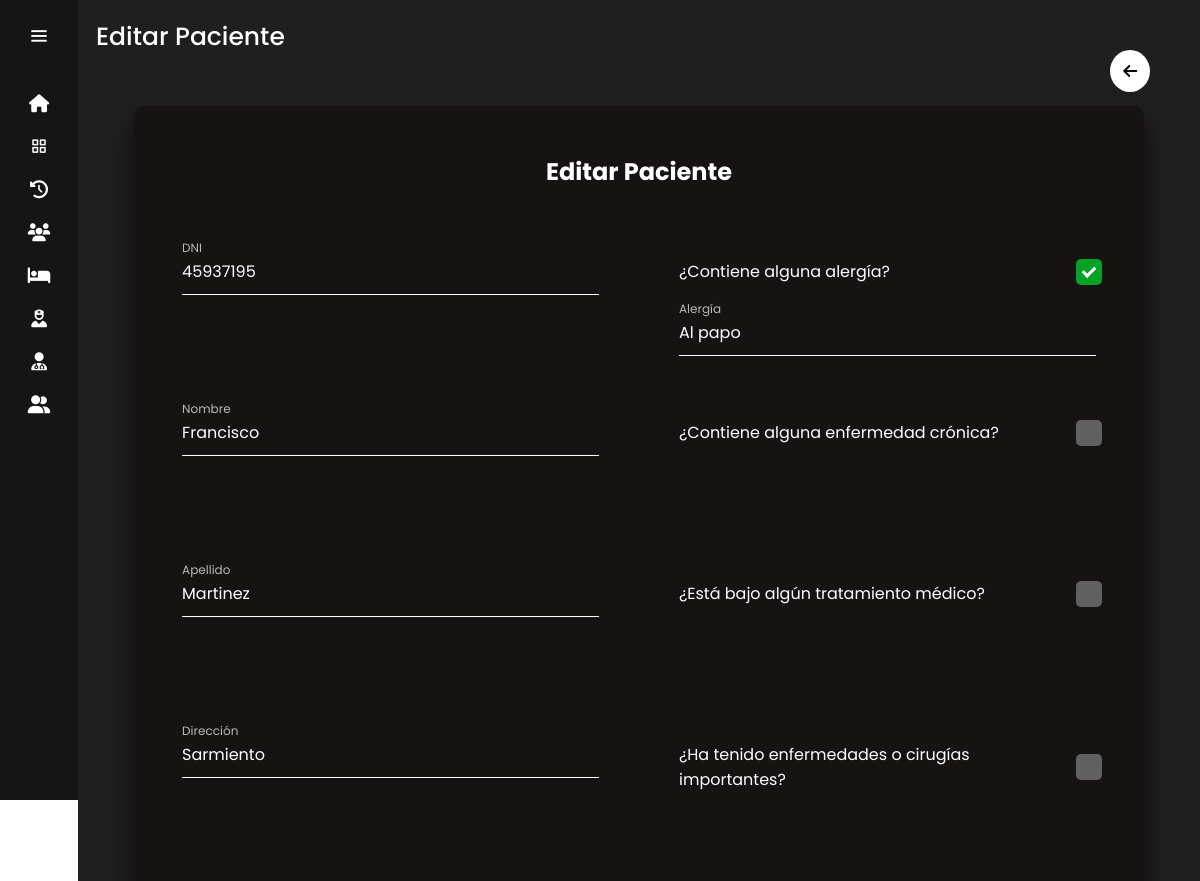
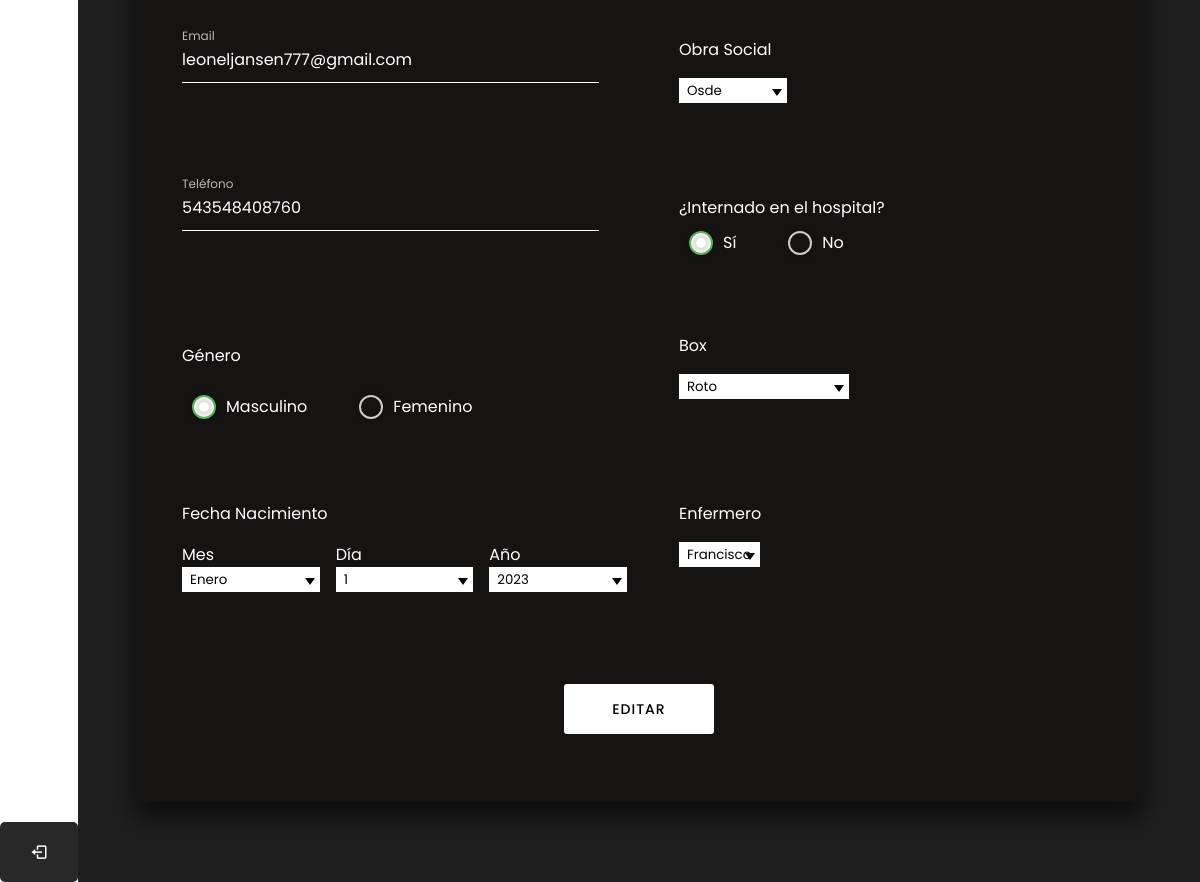
Screenshot of /editar_paciente/1/ (signed in) with the database file from the repository (2 pictures, top to bottom).
### sitio/models.py (models this page shows)
class Paciente(models.Model):
    DNI = models.CharField(max_length=8)
    nombre = models.CharField(max_length=255)
    apellido = models.CharField(max_length=255)
    direccion = models.TextField()
    email = models.EmailField()
    obra_social=models.CharField(max_length=30)
    fecha_nacimiento=models.DateField(null=True)
    genero=models.CharField(max_length=12, default='masculino')
    telefono = models.CharField(max_length=12)  # Puedes ajustar el patrón de validación según tu necesidad
    alergia = models.CharField(max_length=255, blank=True, default='No',null=True)
    enfermedad_cronica = models.CharField(max_length=255, blank=True, default='No',null=True)
    tratamiento_medico = models.CharField(max_length=255, blank=True, default='No',null=True)
    enfermedades_o_cirugias = models.TextField(max_length=255, blank=True, default='No',null=True)
    enfermero=models.ForeignKey(Enfermeros,on_delete=models.CASCADE)
    internado=models.CharField(max_length=2, default='No')
    sala=models.ForeignKey(Salas,on_delete=models.CASCADE)

class Enfermeros(models.Model):
    DNI = models.CharField(max_length=8)
    nombre = models.CharField(max_length=255)
    apellido = models.CharField(max_length=255)
    direccion = models.TextField()
    email = models.EmailField()
    fecha_nacimiento=models.DateField()
    genero=models.CharField(max_length=12, default='masculino')
    telefono = models.CharField(max_length=12)
    lunesMI = models.TimeField(null=True)
    lunesMF = models.TimeField(null=True)
    lunesTI = models.TimeField(null=True)
    lunesTF = models.TimeField(null=True)
    martesMI = models.TimeField(null=True)
    martesMF = models.TimeField(null=True)
    martesTI = models.TimeField(null=True)
    martesTF = models.TimeField(null=True)
    miercolesMI = models.TimeField(null=True)
    miercolesMF = models.TimeField(null=True)
    miercolesTI = models.TimeField(null=True)
    miercolesTF = models.TimeField(null=True)
    juevesMI = models.TimeField(null=True)
    juevesMF = models.TimeField(null=True)
    juevesTI = models.TimeField(null=True)
    juevesTF = models.TimeField(null=True)
    viernesMI = models.TimeField(null=True)
    viernesMF = models.TimeField(null=True)
    viernesTI = models.TimeField(null=True)
    viernesTF = models.TimeField(null=True)
    sabadoMI = models.TimeField(null=True)
    sabadoMF = models.TimeField(null=True)
    sabadoTI = models.TimeField(null=True)
    sabadoTF = models.TimeField(null=True)
    domingoMI = models.TimeField(null=True)
    domingoMF = models.TimeField(null=True)
    domingoTI = models.TimeField(null=True)
    domingoTF = models.TimeField(null=True)

class Salas(models.Model):
    nombre=models.CharField(max_length=50)
    tipo_sala=models.CharField(max_length=50)

### sitio/views.py (the view, shortened to what this page needs)
# urls.py: path('editar_paciente/<int:paciente_id>/',login_required(views.editar_paciente),name='editar_paciente'),
@user_passes_test(is_medico_admin_o_enfermero)
def editar_paciente (request,paciente_id):
    paciente = get_object_or_404(Paciente, id=paciente_id)
    enferme = Enfermeros.objects.all()
    sala= Salas.objects.all()
    valores = {'sala': sala, 'enfermeros': enferme, 'paciente': paciente}
    return render(request, 'editar_paciente.html',valores)

### sitio/views.py (called while the page is built)
def is_medico_admin_o_enfermero(user):
    return (
        user.groups.filter(name='Médico').exists() or
        user.groups.filter(name='Enfermero').exists() or
        user.groups.filter(name='ADMIN').exists()
    )

### sitio/templates/editar_paciente.html (shortened to what this page needs)
{% extends 'layouts/nav.html' %}
{% load static %}
{% block content %}
<head>
    <link rel="stylesheet" href="{% static '/styles/agregar_editar_pacientes_styles.css' %}">
</head>
    <div class="text">Editar Paciente</div>
    <div class="btn_volver">
        <a href="javascript:history.back(-1)"><i class="fa-solid fa-arrow-left"></i></a>
    </div>
    <div class="container_agregar_paciente">
        <form class="form_agregar_paciente" action="" method="post">
            <h2 class="tit_form_agregar_paciente">Editar Paciente</h2>
            <div class="user-box">
                <input type="text" value="{{ paciente.DNI }}" maxlength="8" name="dni" required id="dni">
                <label class="label_input">DNI</label>
            </div>
            <div class="checkbox_dropdowns">
                <div class="txt_chk_dropdown">
                    <label class="label_fijo">¿Contiene alguna alergía?</label>
                    <label class="checkbox_dropdown_container">
                        <div class="chk_dropdown"></div>
                    </label>
                </div>
                <div class="user-box" id="if_checked_alergia">
                    <input type="text" value="{{ paciente.alergia }}" name="alergia" maxlength="200" required disabled id="alergiaInput" maxlength="200">
                    <label class="label_input">Alergía</label>
                </div>
            </div>
            <div class="user-box">
                <input type="text" value="{{ paciente.nombre }}" name="nombre" maxlength="50" required id="nombreInput">
                <label class="label_input">Nombre</label>
            </div>
            <div class="checkbox_dropdowns">
                <div class="txt_chk_dropdown">
                    <label class="label_fijo">¿Contiene alguna enfermedad crónica?</label>
                    <label class="checkbox_dropdown_container">
                        <div class="chk_dropdown"></div>
                    </label>
                </div>
            </div>
            <div class="user-box">
                <input type="text" value="{{ paciente.apellido }}" name="apellido" required id="apellidoInput" maxlength="50">
                <label class="label_input">Apellido</label>
            </div>
            <div class="checkbox_dropdowns">
                <div class="txt_chk_dropdown">
                    <label class="label_fijo">¿Está bajo algún tratamiento médico?</label>
                    <label class="checkbox_dropdown_container">
                        <div class="chk_dropdown"></div>
                    </label>
                </div>
            </div>
            <div class="user-box">
                <input type="textarea" name="direccion" value="{{ paciente.direccion }}" required id="direccionInput" maxlength="200">
                <label class="label_input">Dirección</label>
            </div>
            <div class="checkbox_dropdowns">
                <div class="txt_chk_dropdown">
                    <label class="label_fijo">¿Ha tenido enfermedades o cirugías importantes?</label>
                    <label class="checkbox_dropdown_container">
                        <div class="chk_dropdown"></div>
                    </label>
                </div>
            </div>
            <div class="user-box email">
                <input type="email" value="{{ paciente.email }}" name="email" required>
                <label class="label_input">Email</label>
            </div>
            <div class="user-box select_container obra_social">
                <label class="label_select">Obra Social</label>
                <div class="select">
                    <select name="obra_social">
                        <option value="osde" {% if paciente.obra_social == "osde" %}selected{% endif %}>Osde</option>
                    </select>
                </div>
            </div>
            <div class="user-box telefono">
                <input type="tel" value="{{ paciente.telefono }}" name="telefono" required id="telefonoInput">
                <label class="label_input">Teléfono</label>
            </div>
            <div class="fec_nac">
                <label class="label_fec">Fecha Nacimiento</label>
                <div class="container_fec_nac">
                    <div class="mes_fec_nac">
                        <label class="label_fec">Mes</label>
                        <div class="select">
                            {% with paciente.fecha_nacimiento|date:"m" as mes %}
                            <select id="mes" name="mes">
                                <option value="1" {% if mes == "01" %}selected{% endif %}>Enero</option>
                            </select>
                            {% endwith %}
                        </div>
                    </div>
                    <div class="dia_fec_nac">
                        <label class="label_fec">Día</label>
                        <div class="select">
                            <select id="diaSelect" name="dia">
                                {% with paciente.fecha_nacimiento|date:"d" as dia %}
                                <option value="1" {% if dia == "01" %}selected{% endif %}>1</option>
                            </select>
                            {% endwith %}
                        </div>
                    </div>
                    <div class="ano_fec_nac">
                        <label class="label_fec">Año</label>
                        <div class="select">
                            {% with paciente.fecha_nacimiento|date:"Y" as año %}
                            <select id="ano" name="ano">
                            </select>
                            {% endwith %}
                        </div>
                    </div>
                </div>
            </div>
            <div class="genero user-box">
                <div>
                    <label class="label_input">Género</label>
                </div>
                <div class="radios">
                    <label class="radio-button">
                        <span class="radio"></span>
                        Masculino
                    </label>
                    <label class="radio-button">
                        <span class="radio"></span>
                        Femenino
                    </label>
                </div>
            </div>
            <div class="user-box select_container enfermero" id="desaparecer_with_radio1">
                <label class="label_select">Enfermero</label>
                <div class="select">
                    <select name="enfermero asignado" id="enfermero_asig" >
                        {% for en in enfermeros %}
                        <option value="{{ en.id }}" {% if en.id == paciente.enfermero.id %} selected="selected" {% endif %}>{{ en.nombre }}</option>
                        {% endfor %}
                    </select>
                </div>
            </div>
            <div class="internado user-box">
                <div>
                    <label class="label_input">¿Internado en el hospital?</label>
                </div>
                <div class="radios">
                    <label class="radio-button">
                        <span class="radio"></span>
                        Sí
                    </label>
                    <label class="radio-button">
                        <span class="radio"></span>
                        No
                    </label>
                </div>
            </div>
            <div class="user-box select_container zona" id="desaparecer_with_radio2">
                <label class="label_select">Box</label>
                <div class="select">
                    <select name="zona paciente" id="zona_paciente" >
                        {% for sa in sala %}
                            {% if sa.tipo_sala == 'box' %}
                                <option   option value="{{ sa.id }}" {% if sa.id == paciente.sala.id %} selected="selected" {% endif %}>{{ sa.nombre }}</option>
                            {% endif %}
                        {% endfor %}
                    </select>
                </div>
            </div>
            <div class="button_agregar_paciente">
                <button><span></span><p data-start="good luck!" data-text="PACIENTE!" data-title="EDITAR"></p></button>
            </div>
        </form>
    </div>
{% endblock %}

### sitio/static/Styles/nav_styles.css (style rules this page uses)
body { position: relative; }
:root { --color-default:#151515; --color-second:#292828; --color-white:#fff; --color-body:#1F1F1F; --color-light:#e0e0e0; --color-text:#fff; }
* { padding: 0%; margin: 0%; box-sizing: border-box; font-family: 'Poppins', sans-serif; }
body { min-height: 100vh; }
.home-section .text { display: inline-block; color:var(--color-text); font-size: 25px; font-weight: 500; margin: 18px; }
.btn_volver { color: black; background-color: white; padding: .8em; border-radius: 100%; position: absolute; top: 50px; right: 50px; }
.btn_volver a { color: black; text-decoration: none; }

### rows the page displays
Paciente: dni "45937195", alergia "Al papo", nombre "Francisco", apellido "Martinez", direccion "Sarmiento", email "leoneljansen777@gmail.com", obra_social "Osde", telefono "543548408760", enfermero.nombre "Francisco", sala.nombre "Roto"
